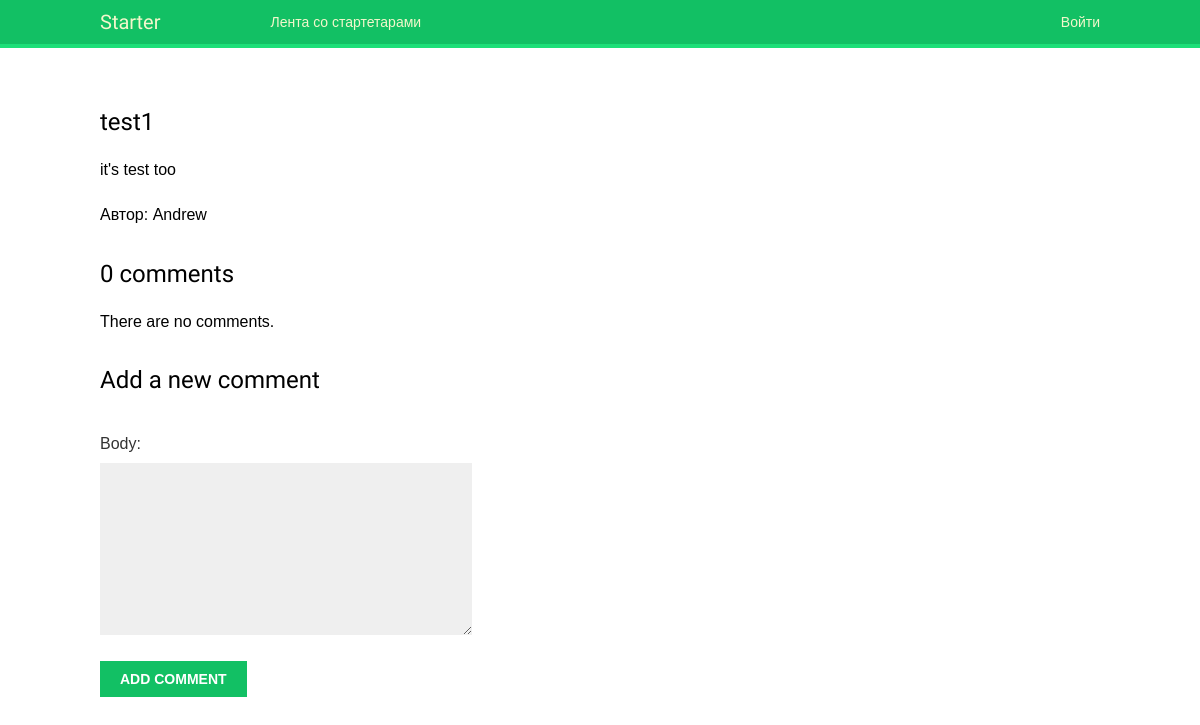
The page /2023/7/17/test1/ on the database its author committed.
### webprog/models.py (models this page shows, shortened)
class Post(models.Model):
    title = models.CharField(max_length=250)
    slug = models.SlugField(max_length=250,
                            unique_for_date='created')
    author = models.ForeignKey(User,
                               on_delete=models.CASCADE,
                               related_name='blog_posts')
    topic = models.CharField(max_length=30)
    body = models.TextField()
    created = models.DateTimeField(auto_now_add=True)
    updated = models.DateTimeField(auto_now=True)
    class Meta:
        ordering = ['-created']
        indexes = [
            models.Index(fields=['-created'])
        ]

### webprog/views.py (the view)
# urls.py: path('<int:year>/<int:month>/<int:day>/<slug:post>/', views.post, name='post'),
def post(request, year, month, day, post):
    post = get_object_or_404(Post,
                             slug=post,
                             created__year=year,
                             created__month=month,
                             created__day=day)
    comments = post.comments.filter(active=True)
    form = CommentForm()
    return render(request,
                  'webprog/post/post.html',
                  {'post': post,
                   'comments': comments,
                   'form': form})

### webprog/forms.py
class CommentForm(forms.ModelForm):
    class Meta:
        model = Comment
        fields = ['body']

### webprog/templates/webprog/post/post.html (shortened to what this page needs)
{% extends "webprog/base.html" %}
{% block content %}
<article>
    <h2>{{ post.title }}</h2>
    <p>{{ post.body }}</p>
    <p>Автор: {{ post.author }}</p>
</article>
  {% with comments.count as total_comments %}
 <h2>
 {{ total_comments }} comment{{ total_comments|pluralize }}
 </h2>
 {% endwith %}
    {% for comment in comments %}
 <div class="comment">
 <p class="info">
 Comment {{ forloop.counter }} by {{ comment.author }}
 {{ comment.created }}
 </p>
 {{ comment.body|linebreaks }}
 </div>
 {% empty %}
 <p>There are no comments.</p>
 {% endfor %}
     {% include "webprog/post/includes/comment_form.html" %}
{% endblock %}

### webprog/static/css/base_ITsite.css (style rules this page uses)
body { margin: 0; padding: 0; font-family: helvetica, sans-serif; }
p { line-height: 1.8; }
h1, h2, h3, h4, h5, h6 { font-family: 'Muli', sans-serif; font-weight: normal; }
h2 { margin: 30px 0 20px; }
form p { width: 100%; overflow: auto; }
label { float: left; clear: both; color: #333; margin-bottom: 4px; }
input, textarea { clear: both; float: left; margin: 0 0 10px; background: #efefef; border: 0; padding: 6px 10px; font-size: 14px; }

### rows shown on the page
Post: title "test1", body "it's test too", author "Andrew"

### other values the page prints
{{ total_comments }} "0"
